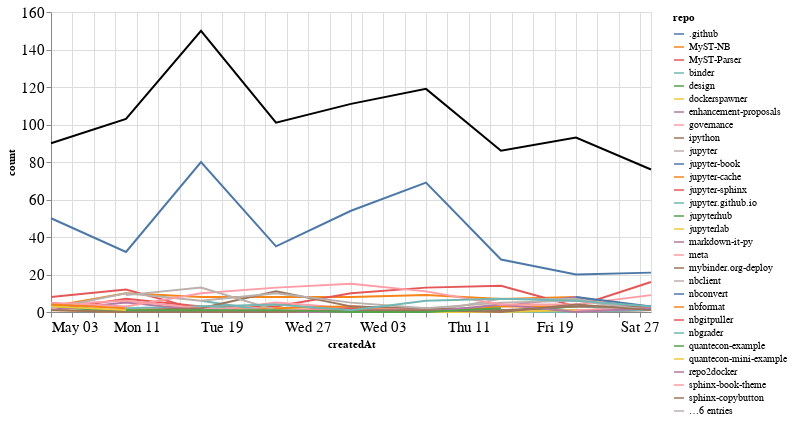

The notebook cell saved with this chart:
### Markdown cell above
## Comments

### Code cell
comments_time = comments.groupby('repo').resample('W', on='createdAt').count()['author'].reset_index()
comments_time = comments_time.rename(columns={'author': 'count'})
comments_time_total = comments_time.groupby('createdAt').agg({"count": "sum"}).reset_index()
ch1 = alt.Chart(comments_time, width=600).mark_line().encode(
    x='createdAt',
    y='count',
    color='repo',
    tooltip="repo"
)

ch2 = alt.Chart(comments_time_total, width=600).mark_line(color="black").encode(
    x='createdAt',
    y='count',
)

ch1 + ch2

### Figure 1 — Vega-Lite specification as saved in the notebook (floating-point values rounded to 4 significant figures; data arrays with more than 128 entries replaced by an {"elided": "..."} marker saying what was removed)
{"config": {"axisLeft": {"labelFontSize": 15}, "axisBottom": {"labelFontSize": 15}}, "layer": [{"data": {"name": "data-dc383609a829177cea3d6c4170512a6a"}, "mark": "line", "encoding": {"color": {"type": "nominal", "field": "repo"}, "tooltip": {"type": "nominal", "field": "repo"}, "x": {"type": "temporal", "field": "createdAt"}, "y": {"type": "quantitative", "field": "count"}}, "width": 600}, {"data": {"name": "data-73461c85a23e9efaaf4639b8fe462bf1"}, "mark": {"type": "line", "color": "black"}, "encoding": {"x": {"type": "temporal", "field": "createdAt"}, "y": {"type": "quantitative", "field": "count"}}, "width": 600}], "$schema": "https://vega.github.io/schema/vega-lite/v4.8.1.json", "datasets": {"data-dc383609a829177cea3d6c4170512a6a": {"elided": "199 records"}, "data-73461c85a23e9efaaf4639b8fe462bf1": [{"createdAt": "2020-05-03T00:00:00", "count": 90}, {"createdAt": "2020-05-10T00:00:00", "count": 103}, {"createdAt": "2020-05-17T00:00:00", "count": 150}, {"createdAt": "2020-05-24T00:00:00", "count": 101}, {"createdAt": "2020-05-31T00:00:00", "count": 111}, {"createdAt": "2020-06-07T00:00:00", "count": 119}, {"createdAt": "2020-06-14T00:00:00", "count": 86}, {"createdAt": "2020-06-21T00:00:00", "count": 93}, {"createdAt": "2020-06-28T00:00:00", "count": 76}]}}
